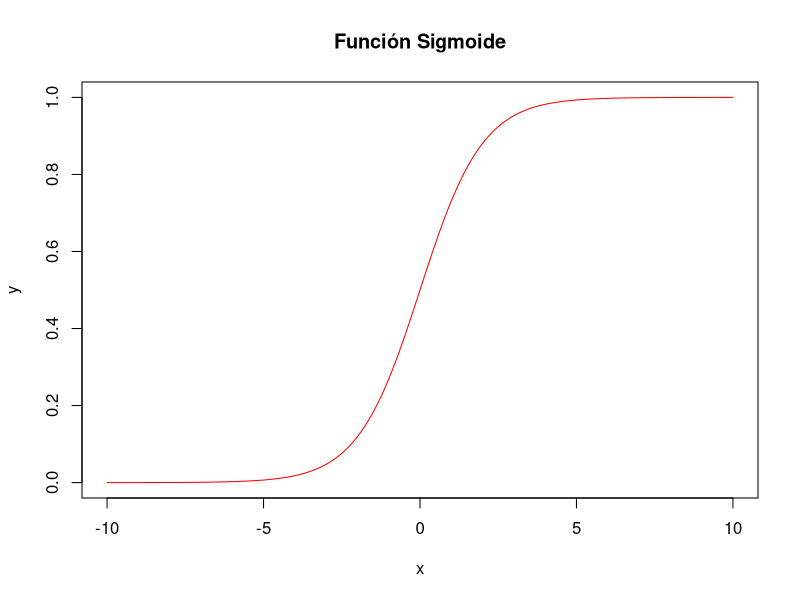

R code for this plot:
#Este es un script de ejemplo para graficar una función 

#Definir x
x <- seq(-10,10,0.1)

#Definir y
y <- 1/(1+exp(-x))

#Graficacion
plot(x,y,type='l',col='red',main="Función Sigmoide")
